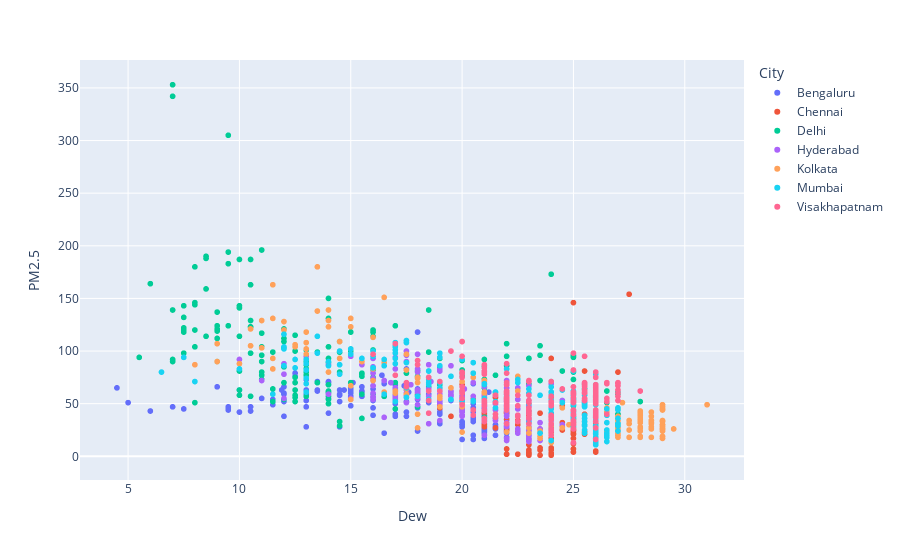

The code cell stored with this chart in its notebook:
### Code cell
fig=px.scatter(d,'median_x','median_y',color="City",labels={'median_x':'Dew','median_y':'PM2.5'})
fig.show()

### Figure 1 — Plotly figure (JSON) as saved in the notebook; plotly's stock layout.template omitted (floating-point values rounded to 4 significant figures; data arrays with more than 128 entries replaced by an {"elided": "..."} marker saying what was removed)
{"data": [{"hovertemplate": "City=Bengaluru<br>Dew=%{x}<br>PM2.5=%{y}<extra></extra>", "legendgroup": "Bengaluru", "marker": {"color": "#636efa", "symbol": "circle"}, "mode": "markers", "name": "Bengaluru", "showlegend": true, "type": "scattergl", "x": {"elided": "194 float values"}, "xaxis": "x", "y": {"elided": "194 int values"}, "yaxis": "y"}, {"hovertemplate": "City=Chennai<br>Dew=%{x}<br>PM2.5=%{y}<extra></extra>", "legendgroup": "Chennai", "marker": {"color": "#EF553B", "symbol": "circle"}, "mode": "markers", "name": "Chennai", "showlegend": true, "type": "scattergl", "x": {"elided": "140 float values"}, "xaxis": "x", "y": {"elided": "140 int values"}, "yaxis": "y"}, {"hovertemplate": "City=Delhi<br>Dew=%{x}<br>PM2.5=%{y}<extra></extra>", "legendgroup": "Delhi", "marker": {"color": "#00cc96", "symbol": "circle"}, "mode": "markers", "name": "Delhi", "showlegend": true, "type": "scattergl", "x": {"elided": "198 float values"}, "xaxis": "x", "y": {"elided": "198 int values"}, "yaxis": "y"}, {"hovertemplate": "City=Hyderabad<br>Dew=%{x}<br>PM2.5=%{y}<extra></extra>", "legendgroup": "Hyderabad", "marker": {"color": "#ab63fa", "symbol": "circle"}, "mode": "markers", "name": "Hyderabad", "showlegend": true, "type": "scattergl", "x": {"elided": "191 float values"}, "xaxis": "x", "y": {"elided": "191 int values"}, "yaxis": "y"}, {"hovertemplate": "City=Kolkata<br>Dew=%{x}<br>PM2.5=%{y}<extra></extra>", "legendgroup": "Kolkata", "marker": {"color": "#FFA15A", "symbol": "circle"}, "mode": "markers", "name": "Kolkata", "showlegend": true, "type": "scattergl", "x": {"elided": "193 float values"}, "xaxis": "x", "y": {"elided": "193 int values"}, "yaxis": "y"}, {"hovertemplate": "City=Mumbai<br>Dew=%{x}<br>PM2.5=%{y}<extra></extra>", "legendgroup": "Mumbai", "marker": {"color": "#19d3f3", "symbol": "circle"}, "mode": "markers", "name": "Mumbai", "showlegend": true, "type": "scattergl", "x": {"elided": "193 float values"}, "xaxis": "x", "y": {"elided": "193 int values"}, "yaxis": "y"}, {"hovertemplate": "City=Visakhapatnam<br>Dew=%{x}<br>PM2.5=%{y}<extra></extra>", "legendgroup": "Visakhapatnam", "marker": {"color": "#FF6692", "symbol": "circle"}, "mode": "markers", "name": "Visakhapatnam", "showlegend": true, "type": "scattergl", "x": {"elided": "189 float values"}, "xaxis": "x", "y": {"elided": "189 int values"}, "yaxis": "y"}], "layout": {"autosize": true, "legend": {"title": {"text": "City"}, "tracegroupgap": 0}, "margin": {"t": 60}, "xaxis": {"anchor": "y", "autorange": true, "domain": [0, 1], "range": [2.843, 32.66], "title": {"text": "Dew"}, "type": "linear"}, "yaxis": {"anchor": "x", "autorange": true, "domain": [0, 1], "range": [-23.96, 378.0], "title": {"text": "PM2.5"}, "type": "linear"}}}
